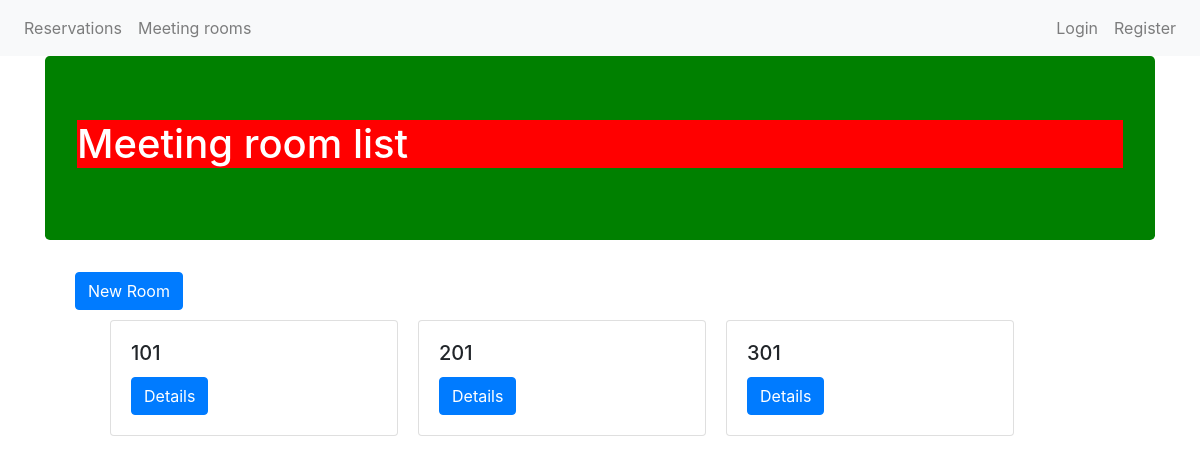
/rooms/, run on the app's committed database.
### API/models.py (models this page shows, shortened)
class MeetingRoom(models.Model):
    user = models.ForeignKey(User, default=1, null=True,
                             on_delete=models.SET_NULL)
    room_number = models.IntegerField(unique=True, blank=False)
    capacity = models.IntegerField(blank=False)
    def get_absolute_url(self):
        return reverse('room-details', kwargs={'room_number': self.room_number})

### room/views.py (the view)
# urls.py: path('', room_list_view, name='room-list'),
def room_list_view(request):
    queryset = MeetingRoom.objects.all()
    title = "Meeting room list"
    template_name = 'room/list.html'
    context = {
        'title': title,
        'object_list': queryset
    }
    return render(request, template_name, context)

### room/templates/room/list.html (shortened to what this page needs)
{% extends 'base.html' %}
{% block content %}
    <div>
        <div class="container">
            <a href='create/' class="btn btn-primary">New Room</a>
        </div>
    </div>
<div class="content">
{% for object in object_list %}
        {% include  'room/list-inline.html' with meeting_room=object %}
{% endfor %}
{% endblock content %}

### room/templates/room/list-inline.html (shortened to what this page needs)
    <div class="card" style="width: 18rem;">
        <div class="card-body">
            <h5 class="card-title">{{ meeting_room.room_number }}</h5>
            <a href='{{ meeting_room.get_absolute_url }}' class="btn btn-primary">Details</a>
        </div>
    </div>

### static/css/style.css (style rules this page uses)
.content { margin-right: auto; margin-left: auto; width: 1000px; display: flex; flex-direction: row; flex-wrap: wrap; }
.card { margin: 10px; }
a { color: white; text-decoration: none; background-color: transparent; }

### data on the page
MeetingRoom: room_number "101"
MeetingRoom: room_number "201"
MeetingRoom: room_number "301"

### other printed values
{{ title }} "Meeting room list"
